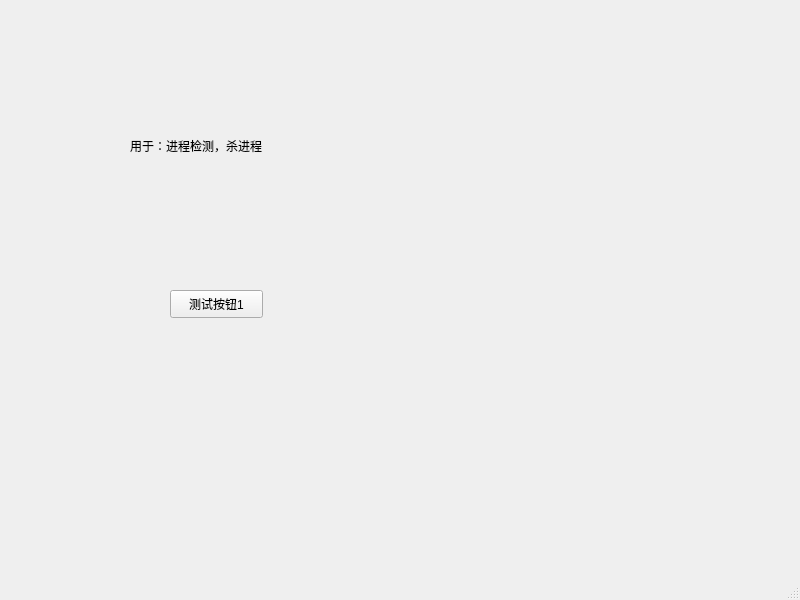
<?xml version="1.0" encoding="UTF-8"?>
<ui version="4.0">
 <class>MainWindow</class>
 <widget class="QMainWindow" name="MainWindow">
  <property name="geometry">
   <rect>
    <x>0</x>
    <y>0</y>
    <width>800</width>
    <height>600</height>
   </rect>
  </property>
  <property name="windowTitle">
   <string>进程检测程序</string>
  </property>
  <widget class="QWidget" name="centralwidget">
   <widget class="QPushButton" name="pushButton_test111">
    <property name="geometry">
     <rect>
      <x>170</x>
      <y>290</y>
      <width>93</width>
      <height>28</height>
     </rect>
    </property>
    <property name="text">
     <string>测试按钮1</string>
    </property>
   </widget>
   <widget class="QLabel" name="label">
    <property name="geometry">
     <rect>
      <x>130</x>
      <y>50</y>
      <width>391</width>
      <height>191</height>
     </rect>
    </property>
    <property name="text">
     <string>用于：进程检测，杀进程</string>
    </property>
   </widget>
  </widget>
  <widget class="QMenuBar" name="menubar">
   <property name="geometry">
    <rect>
     <x>0</x>
     <y>0</y>
     <width>800</width>
     <height>26</height>
    </rect>
   </property>
  </widget>
  <widget class="QStatusBar" name="statusbar"/>
 </widget>
 <resources/>
 <connections/>
</ui>
